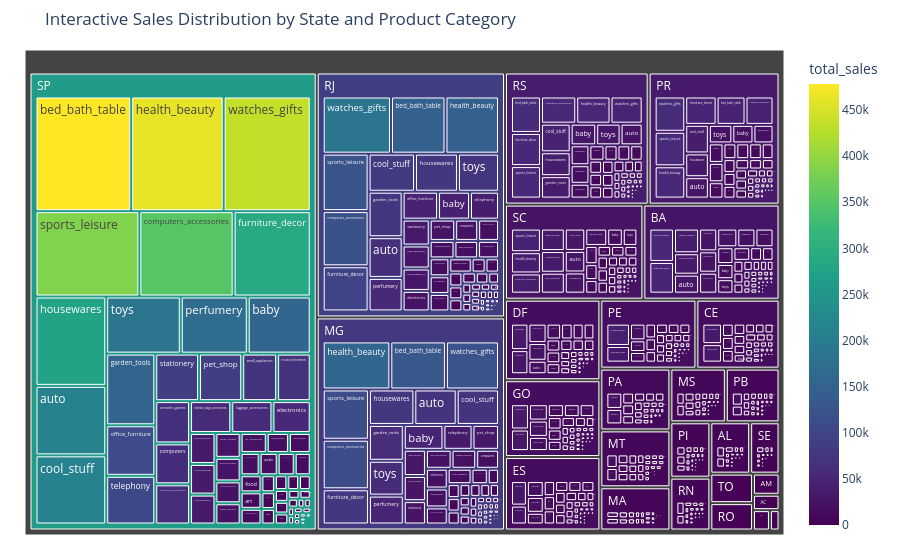

Source (notebook cell):
### Markdown cell above
### Sales Distribution by State and Category

### Code cell
# 1. Data Cleaning:
# Strip hidden characters (like \r) and whitespace from names 
# to ensure the Treemap labels are clean and properly grouped.
sales['product_category'] = sales['product_category'].str.strip()
sales['customer_state'] = sales['customer_state'].str.strip()

# 2. Aggregation:
# Grouping data by State and then by Product Category.
# We calculate total revenue (using 'price') and unique order counts.
sales_by_cat_state = (
    sales 
    .groupby(['product_category', 'customer_state'], as_index=False)
    .agg(
        total_sales=('price', 'sum'),
        total_orders=('order_id', 'nunique')
    )
)

# 3. Treemap Configuration:
# path: Defines the hierarchy (Customer State -> Product Category).
# values: Determines the size of each box based on revenue.
# color: Uses color intensity to represent sales performance.
fig = px.treemap(
    sales_by_cat_state,
    path=['customer_state', 'product_category'], 
    values='total_sales',
    color='total_sales',
    color_continuous_scale='Viridis',
    title='Interactive Sales Distribution by State and Product Category'
)

# 4. Layout Optimization:
# Adjusting margins to ensure the title and chart components are perfectly centered.
fig.update_layout(margin=dict(t=50, l=25, r=25, b=25))

# 5. Display:
fig.show()

### Figure 1 — Plotly figure (JSON) as saved in the notebook; plotly's stock layout.template omitted (floating-point values rounded to 4 significant figures; data arrays with more than 128 entries replaced by an {"elided": "..."} marker saying what was removed)
{"data": [{"branchvalues": "total", "customdata": {"elided": "1383x1 float values"}, "domain": {"x": [0, 1], "y": [0, 1]}, "hovertemplate": "labels=%{label}<br>total_sales_sum=%{value}<br>parent=%{parent}<br>id=%{id}<br>total_sales=%{color}<extra></extra>", "ids": {"elided": "1383 str values"}, "labels": {"elided": "1383 str values"}, "marker": {"coloraxis": "coloraxis", "colors": {"elided": "1383 float values"}}, "name": "", "parents": {"elided": "1383 str values"}, "type": "treemap", "values": {"elided": "1383 float values"}}], "layout": {"coloraxis": {"colorbar": {"title": {"text": "total_sales"}}, "colorscale": [[0, "#440154"], [0.1111, "#482878"], [0.2222, "#3e4989"], [0.3333, "#31688e"], [0.4444, "#26828e"], [0.5556, "#1f9e89"], [0.6667, "#35b779"], [0.7778, "#6ece58"], [0.8889, "#b5de2b"], [1, "#fde725"]]}, "legend": {"tracegroupgap": 0}, "margin": {"b": 25, "l": 25, "r": 25, "t": 50}, "title": {"text": "Interactive Sales Distribution by State and Product Category"}}}
